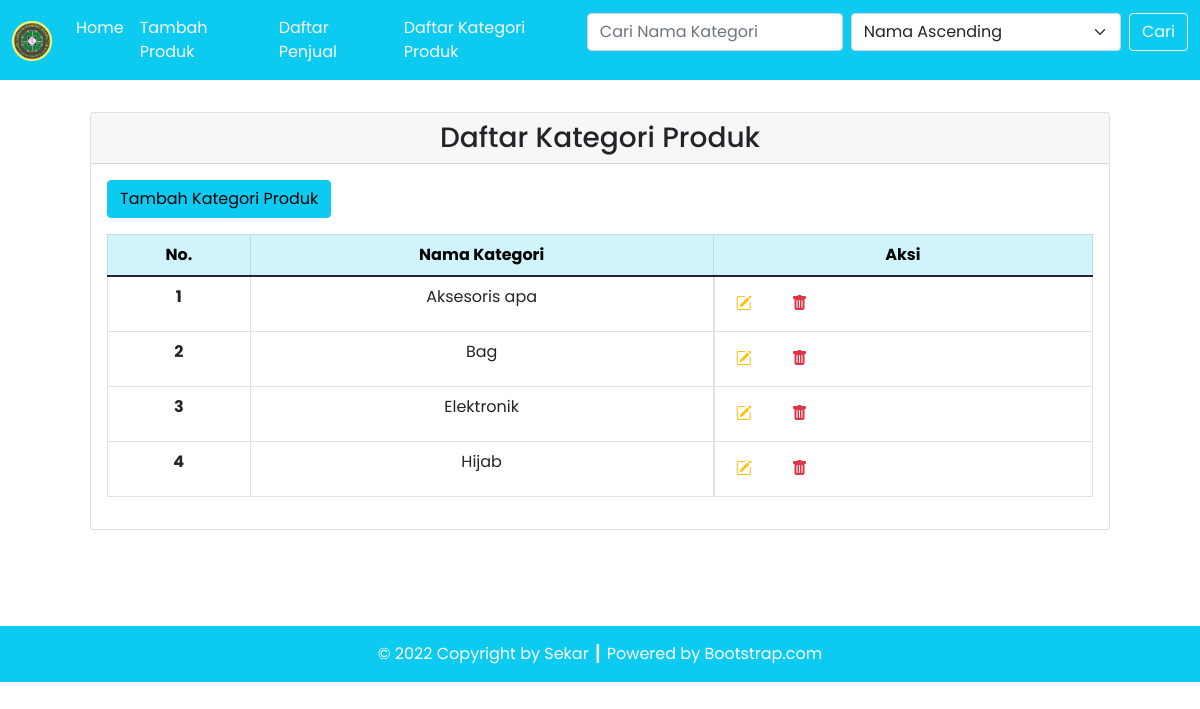
/kategori_produk.php, run on the app's committed database.
### tables this page shows
CREATE TABLE `kategori_produk` (
  `id_kategori` int(11) NOT NULL,
  `nama_kategori` varchar(255) DEFAULT NULL,
  `is_active` tinyint(1) DEFAULT NULL
);

### src/config/db.php (called while the page is built)
<?php
$DB_HOST = "localhost";
$DB_USERNAME = "root";
$DB_PASSWORD = "";
$DB_NAME = "db_dpbo1";

### src/classes/DB.php (called while the page is built, shortened)
<?php
class DB
{
    private $hostname;
    private $username;
    private $password;
    private $dbname;
    private $conn;
    private $result;
    function __construct($hostname, $username, $password, $dbname)
    {
        $this->hostname = $hostname;
        $this->username = $username;
        $this->password = $password;
        $this->dbname = $dbname;
    }
    function open()
    {
        $this->conn = mysqli_connect($this->hostname, $this->username, $this->password, $this->dbname);
    }
    function execute($query)
    {
        $this->result = mysqli_query($this->conn, $query);
    }
    function getResult()
    {
        return mysqli_fetch_array($this->result);
    }
}

### src/classes/KategoriProduk.php (called while the page is built, shortened)
<?php
class KategoriProduk extends DB
{
    function getKategoriProduk($search = "", $sort = "asc")
    {
        $where = "";
        $orderBy = "ORDER BY nama_kategori ";
        if ($sort === "desc") {
            $orderBy .= "DESC";
        } else {
            $orderBy .= "ASC";
        }
        $query = "SELECT * FROM kategori_produk " . $where . " " . $orderBy;
        return $this->execute($query);
    }
}
?>

### src/kategori_produk.php (the view, shortened to what this page needs)
<?php
include('config/db.php');
include('classes/DB.php');
include('classes/KategoriProduk.php');
$search = isset($_GET['search']) ? $_GET['search'] : '';
$sort = isset($_GET['sort']) ? $_GET['sort'] : 'asc';
$kategoriProduk = new KategoriProduk($DB_HOST, $DB_USERNAME, $DB_PASSWORD, $DB_NAME);
$kategoriProduk->open();
$result = $kategoriProduk->getKategoriProduk($search, $sort);
$header = '<tr>
<th scope="row">No.</th>
<th scope="row">Nama Kategori</th>
<th scope="row">Aksi</th>
</tr>';
$data = null;
$no = 1;
while ($row = $kategoriProduk->getResult()) {
    $data .= '<tr>
    <th scope="row">' . $no . '</th>
    <td>' . $row['nama_kategori'] . '</td>
    <td style="font-size: 22px;" class="d-flex">
        <a href="form_kategori_produk.php?id=' . $row['id_kategori'] . '" class="btn" title="Edit Data"><i class="bi bi-pencil-square text-warning"></i></a>&nbsp;
        <form method="post" action="">
            <input type="hidden" name="id_hapus" value="'. $row['id_kategori'] .'">
            <button type="submit" class="btn ms-2" name="hapus"><i class="bi bi-trash-fill text-danger"></i></button>
        </form>
        </td>
    </tr>';
    $no++;
}
?>

### data on the page
kategori_produk: nama_kategori "Aksesoris apa"
kategori_produk: nama_kategori "Bag"
kategori_produk: nama_kategori "Elektronik"
kategori_produk: nama_kategori "Hijab"
